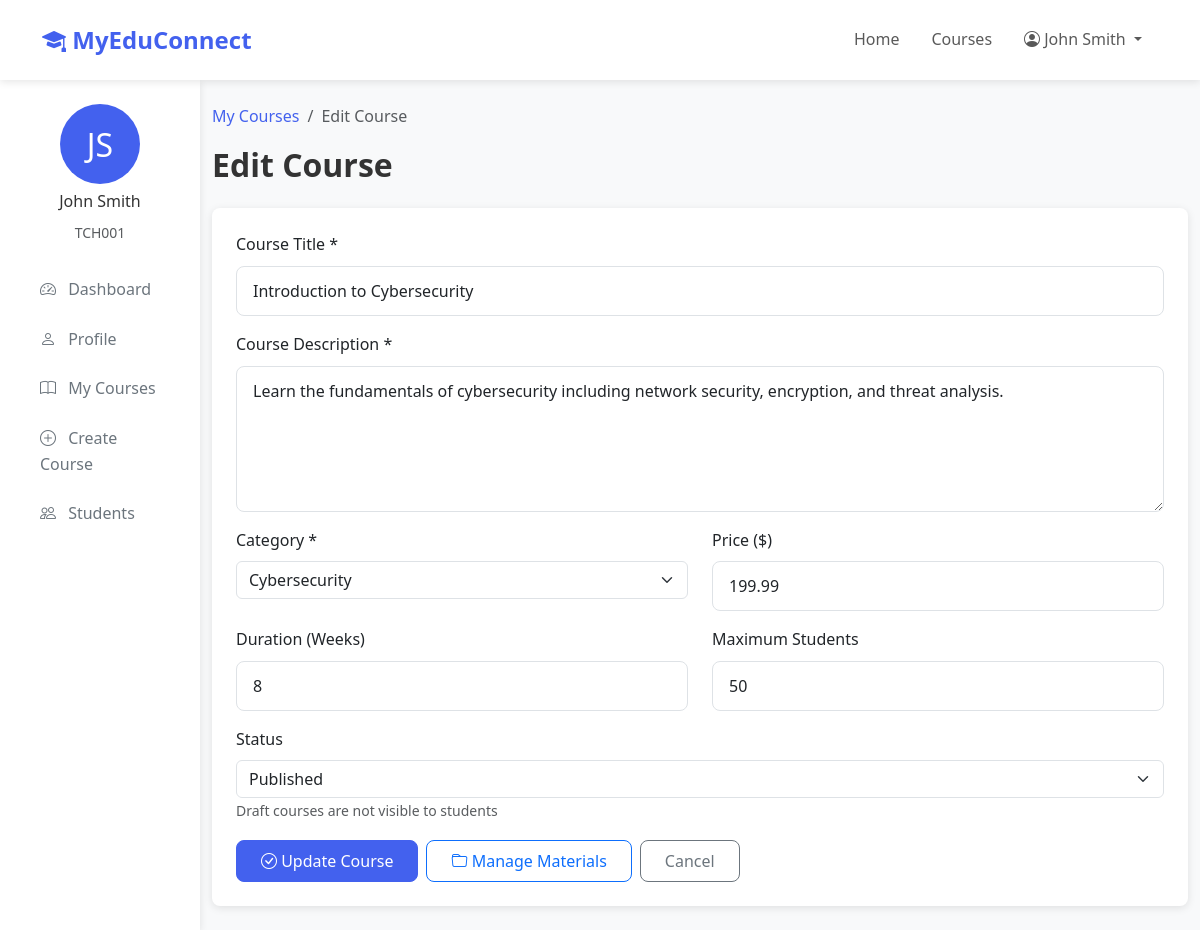
Page /teacher/edit-course.php?course_id=1 (signed in) on the committed database.
### tables this page shows
CREATE TABLE teachers (
    teacher_id INT AUTO_INCREMENT PRIMARY KEY,
    user_id INT UNIQUE NOT NULL,
    teacher_id_number VARCHAR(50) UNIQUE NOT NULL,
    department VARCHAR(100),
    specialization VARCHAR(255),
    qualification VARCHAR(255),
    hire_date DATE,
    salary DECIMAL(10, 2),
    bio TEXT,
    FOREIGN KEY (user_id) REFERENCES users(user_id) ON DELETE CASCADE,
    INDEX idx_teacher_id_number (teacher_id_number),
    INDEX idx_department (department)
);

CREATE TABLE users (
    user_id INT AUTO_INCREMENT PRIMARY KEY,
    email VARCHAR(255) UNIQUE NOT NULL,
    password VARCHAR(255) NOT NULL,
    first_name VARCHAR(100) NOT NULL,
    last_name VARCHAR(100) NOT NULL,
    phone VARCHAR(20),
    address TEXT,
    profile_picture VARCHAR(255),
    role ENUM('student', 'teacher', 'admin') NOT NULL,
    status ENUM('active', 'inactive', 'suspended') DEFAULT 'active',
    created_at TIMESTAMP DEFAULT CURRENT_TIMESTAMP,
    updated_at TIMESTAMP DEFAULT CURRENT_TIMESTAMP ON UPDATE CURRENT_TIMESTAMP,
    last_login TIMESTAMP NULL,
    INDEX idx_email (email),
    INDEX idx_role (role),
    INDEX idx_status (status)
);

CREATE TABLE courses (
    course_id INT AUTO_INCREMENT PRIMARY KEY,
    title VARCHAR(255) NOT NULL,
    description TEXT,
    instructor_id INT NOT NULL,
    category VARCHAR(100),
    thumbnail VARCHAR(255),
    price DECIMAL(10, 2) DEFAULT 0.00,
    duration_weeks INT DEFAULT 8,
    max_students INT DEFAULT 50,
    enrollment_count INT DEFAULT 0,
    status ENUM('draft', 'published', 'archived') DEFAULT 'draft',
    created_at TIMESTAMP DEFAULT CURRENT_TIMESTAMP,
    updated_at TIMESTAMP DEFAULT CURRENT_TIMESTAMP ON UPDATE CURRENT_TIMESTAMP,
    FOREIGN KEY (instructor_id) REFERENCES teachers(teacher_id) ON DELETE CASCADE,
    INDEX idx_instructor (instructor_id),
    INDEX idx_category (category),
    INDEX idx_status (status),
    INDEX idx_title (title)
);

### config/database.php (called while the page is built, shortened)
<?php
class Database {
    private static $instance = null;
    private $connection;
    private function __construct() {
        try {
            $dsn = "mysql:host=" . DB_HOST . ";dbname=" . DB_NAME . ";charset=" . DB_CHARSET;
            $options = [
                PDO::ATTR_ERRMODE => PDO::ERRMODE_EXCEPTION,
                PDO::ATTR_DEFAULT_FETCH_MODE => PDO::FETCH_ASSOC,
                PDO::ATTR_EMULATE_PREPARES => false,
                PDO::ATTR_PERSISTENT => false
            ];
            $this->connection = new PDO($dsn, DB_USER, DB_PASS, $options);
        } catch (PDOException $e) {
            die("Database Connection Failed: " . $e->getMessage());
        }
    }
    public static function getInstance() {
        if (self::$instance === null) {
            self::$instance = new self();
        }
        return self::$instance;
    }
    public function getConnection() {
        return $this->connection;
    }
}
function dbSelectOne($query, $params = []) {
    $db = Database::getInstance()->getConnection();
    $stmt = $db->prepare($query);
    $stmt->execute($params);
    return $stmt->fetch();
}

### includes/functions.php (called while the page is built, shortened)
<?php
require_once __DIR__ . '/../config/database.php';
function getTeacherByUserId($userId) {
    $query = "SELECT t.*, u.* FROM teachers t JOIN users u ON t.user_id = u.user_id WHERE t.user_id = ?";
    return dbSelectOne($query, [$userId]);
}
function getCourseById($courseId) {
    $query = "SELECT c.*, u.first_name, u.last_name, CONCAT(u.first_name, ' ', u.last_name) as instructor_name
              FROM courses c
              JOIN teachers t ON c.instructor_id = t.teacher_id
              JOIN users u ON t.user_id = u.user_id
              WHERE c.course_id = ?";
    return dbSelectOne($query, [$courseId]);
}

### teacher/edit-course.php (the view, shortened to what this page needs)
<?php
require_once '../includes/functions.php';
$courseId = $_GET['course_id'] ?? null;
$course = getCourseById($courseId);
$teacher = getTeacherByUserId(getCurrentUserId());
?>
<!DOCTYPE html>
<html lang="en">
<head>
    <link href="https://cdn.jsdelivr.net/npm/bootstrap@5.3.0/dist/css/bootstrap.min.css" rel="stylesheet">
    <link href="https://cdn.jsdelivr.net/npm/bootstrap-icons@1.10.0/font/bootstrap-icons.css" rel="stylesheet">
    <link href="<?php echo APP_URL; ?>/assets/css/style.css" rel="stylesheet">
</head>
<body>
    <nav class="navbar navbar-expand-lg navbar-light bg-white sticky-top">
        <div class="container">
            <a class="navbar-brand" href="<?php echo APP_URL; ?>">
                <i class="bi bi-mortarboard-fill"></i> <?php echo APP_NAME; ?>
            </a>
            <div class="collapse navbar-collapse" id="navbarNav">
                <ul class="navbar-nav ms-auto">
                    <li class="nav-item">
                        <a class="nav-link" href="<?php echo APP_URL; ?>">Home</a>
                    </li>
                    <li class="nav-item">
                        <a class="nav-link" href="<?php echo APP_URL; ?>/courses.php">Courses</a>
                    </li>
                    <li class="nav-item dropdown">
                        <a class="nav-link dropdown-toggle" href="#" id="navbarDropdown" role="button" data-bs-toggle="dropdown">
                            <i class="bi bi-person-circle"></i> <?php echo htmlspecialchars($_SESSION['user_name']); ?>
                        </a>
                    </li>
                </ul>
            </div>
        </div>
    </nav>
    <div class="container-fluid">
        <div class="row">
            <div class="col-md-3 col-lg-2 sidebar">
                <div class="mb-4">
                    <div class="text-center mb-3">
                        <div style="width: 80px; height: 80px; background: var(--primary-color); border-radius: 50%; margin: 0 auto; display: flex; align-items: center; justify-content: center; color: white; font-size: 2rem;">
                            <?php echo strtoupper(substr($teacher['first_name'], 0, 1)) . strtoupper(substr($teacher['last_name'], 0, 1)); ?>
                        </div>
                        <h6 class="mt-2"><?php echo htmlspecialchars($teacher['first_name'] . ' ' . $teacher['last_name']); ?></h6>
                        <small class="text-muted"><?php echo htmlspecialchars($teacher['teacher_id_number']); ?></small>
                    </div>
                </div>
                <nav class="nav flex-column">
                    <a class="nav-link" href="dashboard.php">
                        <i class="bi bi-speedometer2"></i> Dashboard
                    </a>
                    <a class="nav-link" href="profile.php">
                        <i class="bi bi-person"></i> Profile
                    </a>
                    <a class="nav-link" href="courses.php">
                        <i class="bi bi-book"></i> My Courses
                    </a>
                    <a class="nav-link" href="create-course.php">
                        <i class="bi bi-plus-circle"></i> Create Course
                    </a>
                    <a class="nav-link" href="students.php">
                        <i class="bi bi-people"></i> Students
                    </a>
                </nav>
            </div>
            <div class="col-md-9 col-lg-10 py-4">
                <nav aria-label="breadcrumb">
                    <ol class="breadcrumb">
                        <li class="breadcrumb-item"><a href="courses.php">My Courses</a></li>
                        <li class="breadcrumb-item active" aria-current="page">Edit Course</li>
                    </ol>
                </nav>
                <h2 class="fw-bold mb-4">Edit Course</h2>
                <div class="card">
                    <div class="card-body">
                        <form method="POST" action="">
                            <div class="mb-3">
                                <label for="title" class="form-label">Course Title *</label>
                                <input type="text" class="form-control" id="title" name="title" required
                                       placeholder="Enter course title" value="<?php echo htmlspecialchars($course['title']); ?>">
                            </div>
                            <div class="mb-3">
                                <label for="description" class="form-label">Course Description *</label>
                                <textarea class="form-control" id="description" name="description" rows="5" required
                                          placeholder="Enter course description"><?php echo htmlspecialchars($course['description']); ?></textarea>
                            </div>
                            <div class="row">
                                <div class="col-md-6 mb-3">
                                    <label for="category" class="form-label">Category *</label>
                                    <select class="form-select" id="category" name="category" required>
                                        <option value="Cybersecurity" <?php echo $course['category'] === 'Cybersecurity' ? 'selected' : ''; ?>>Cybersecurity</option>
                                    </select>
                                </div>
                                <div class="col-md-6 mb-3">
                                    <label for="price" class="form-label">Price ($)</label>
                                    <input type="number" class="form-control" id="price" name="price" step="0.01" min="0"
                                           value="<?php echo $course['price']; ?>">
                                </div>
                            </div>
                            <div class="row">
                                <div class="col-md-6 mb-3">
                                    <label for="duration_weeks" class="form-label">Duration (Weeks)</label>
                                    <input type="number" class="form-control" id="duration_weeks" name="duration_weeks" min="1" max="52"
                                           value="<?php echo $course['duration_weeks']; ?>">
                                </div>
                                <div class="col-md-6 mb-3">
                                    <label for="max_students" class="form-label">Maximum Students</label>
                                    <input type="number" class="form-control" id="max_students" name="max_students" min="1" max="500"
                                           value="<?php echo $course['max_students']; ?>">
                                </div>
                            </div>
                            <div class="mb-3">
                                <label for="status" class="form-label">Status</label>
                                <select class="form-select" id="status" name="status">
                                    <option value="published" <?php echo $course['status'] === 'published' ? 'selected' : ''; ?>>Published</option>
                                </select>
                                <small class="text-muted">Draft courses are not visible to students</small>
                            </div>
                            <div class="d-flex gap-2">
                                <button type="submit" class="btn btn-primary">
                                    <i class="bi bi-check-circle"></i> Update Course
                                </button>
                                <a href="course-materials.php?course_id=<?php echo $courseId; ?>" class="btn btn-outline-primary">
                                    <i class="bi bi-folder"></i> Manage Materials
                                </a>
                                <a href="courses.php" class="btn btn-outline-secondary">Cancel</a>
                            </div>
                        </form>
                    </div>
                </div>
            </div>
        </div>
    </div>
</body>
</html>

### assets/css/style.css (style rules this page uses)
:root { --primary-color: #4361ee; --secondary-color: #3f37c9; --success-color: #4cc9f0; --danger-color: #f72585; --warning-color: #f8961e; --info-color: #4cc9f0; --light-color: #f8f9fa; --dark-color: #212529; --gray-color: #6c757d; --border-radius: 8px; --box-shadow: 0 2px 8px rgba(0, 0, 0, 0.1); --transition: all 0.3s ease; }
body { font-family: 'Segoe UI', Tahoma, Geneva, Verdana, sans-serif; line-height: 1.6; color: #333; background-color: #f8f9fa; }
a { color: var(--primary-color); text-decoration: none; transition: var(--transition); }
.navbar { box-shadow: var(--box-shadow); padding: 1rem 0; }
.navbar-brand { font-weight: 700; font-size: 1.5rem; color: var(--primary-color) !important; }
.nav-link { font-weight: 500; padding: 0.5rem 1rem !important; border-radius: var(--border-radius); }
.card { border: none; border-radius: var(--border-radius); box-shadow: var(--box-shadow); transition: var(--transition); overflow: hidden; }
.card-body { padding: 1.5rem; }
.btn { border-radius: var(--border-radius); padding: 0.5rem 1.5rem; font-weight: 500; transition: var(--transition); }
.btn-primary { background-color: var(--primary-color); border-color: var(--primary-color); }
.form-control { border-radius: var(--border-radius); border: 1px solid #dee2e6; padding: 0.75rem 1rem; transition: var(--transition); }
.form-label { font-weight: 500; margin-bottom: 0.5rem; }
.sidebar { background-color: white; box-shadow: var(--box-shadow); min-height: calc(100vh - 56px); padding: 1.5rem; }
.sidebar .nav-link { color: var(--gray-color); padding: 0.75rem 1rem; margin-bottom: 0.5rem; border-radius: var(--border-radius); }
.sidebar .nav-link i { margin-right: 0.5rem; }

### rows in the picture
teachers: user.first_name "J", user.last_name "S", user.last_name "John Smith", teacher_id_number "TCH001"
courses: title "Introduction to Cybersecurity", description "Learn the fundamentals of cybersecurity including network security, encryption, and threat analysis.", category "Cybersecurity", price "199.99", duration_weeks "8", max_students "50", status "Published"

### other values in the picture
APP_NAME "MyEduConnect"
$_SESSION['user_name'] "John Smith"
